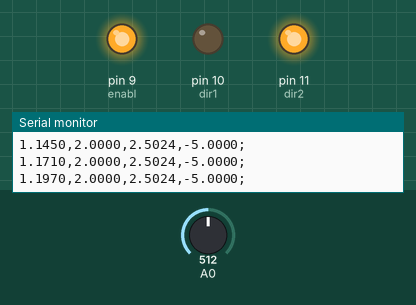
The sketch below on a simulated Arduino Uno, built with avr-gcc and run on an emulated ATmega328P. Shown: output pins drawn as LEDs (lit = HIGH), the last lines printed to the serial monitor. The test bench sets the inputs (shaded band); at power-on: A0 = 512.

Above: at 1.2 s.
1.3 s: A0 set to 122
At 2.3 s:
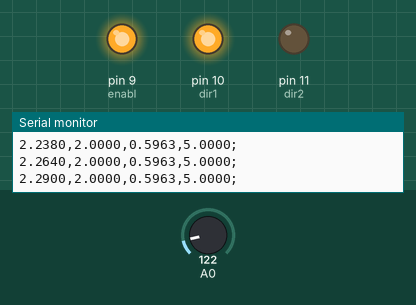
2.8 s: A0 set to 511
At 3.3 s:
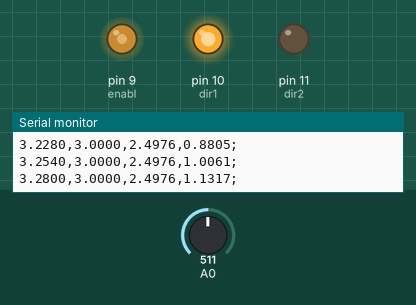
At 6.5 s:
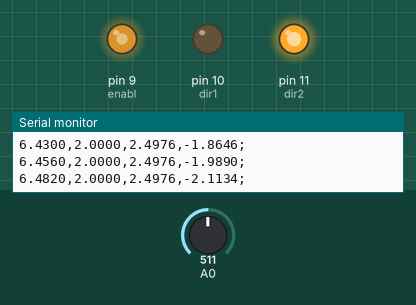
Timing chart, 0 to 11.6 s (numbered marks = the images above; inputs shaded):
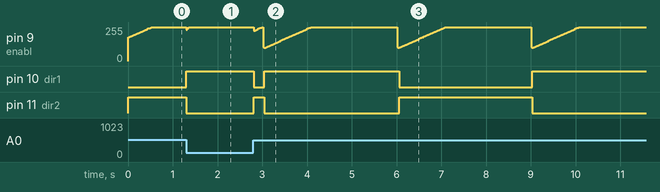

Measured:
- after the input at 1.3 s, pin 9 (enabl): 255/255 → 236/255 at once, → 247/255 0.03 s later, → 255/255 0.03 s later; pin 10 (dir1): LOW → HIGH at once; pin 11 (dir2): HIGH → LOW at once
- after the input at 2.8 s, pin 10 (dir1): HIGH → LOW at once, → HIGH 0.23 s later, → LOW 3.0 s later, → HIGH 3.0 s later; pin 11 (dir2): LOW → HIGH at once, → LOW 0.23 s later, → HIGH 3.0 s later, → LOW 3.0 s later

The sketch:

solar-tracker-pi.ino
```cpp
//poisitvo para esquerda
//dir 1 vai pra esquerda

float y = 0;
float u = 0;
float e = 0;
float r = 1.2;
float Kp = 5.0;
float Ti = 0.5;
float Ts = 0.025;
float eold = 0;
long tempo = 0;
#define enabl  9
#define dir1  10
#define dir2  11

void setup() {
  for(int count = 9; count <= 11; count++) {
    pinMode(count, OUTPUT);

  }
  digitalWrite(dir1, HIGH);
  digitalWrite(dir2, LOW);
  Serial.begin(115200);
}


void loop() {
  tempo = millis();
  y=analogRead(0)*5.0/1023.0;
  r=2.0+1.0*(((millis()/3000)%2)==1);
  eold = e;
  e=r-y;
  u=u+Kp*e+(Ts*Kp/Ti -Kp)*eold;
  u=min(max(u,-5.0),5.0);
  digitalWrite(dir1,u>=0);
  digitalWrite(dir2,u<=0);
  analogWrite(enabl,abs(u)*155/5.0+100);
  Serial.print(millis()/1000.0, 4);
  Serial.print(',');
  Serial.print(r, 4);
  Serial.print(',');
  Serial.print(y, 4);
  Serial.print(',');
  Serial.print(u, 4);
  Serial.println(';');
  /*Serial.print(',');
  Serial.print(u>=0);
  Serial.print(',');
  Serial.print(u<=0);
  Serial.println(u*100);
*/
  while(millis()-tempo<=(Ts*1000)){}


}
```
